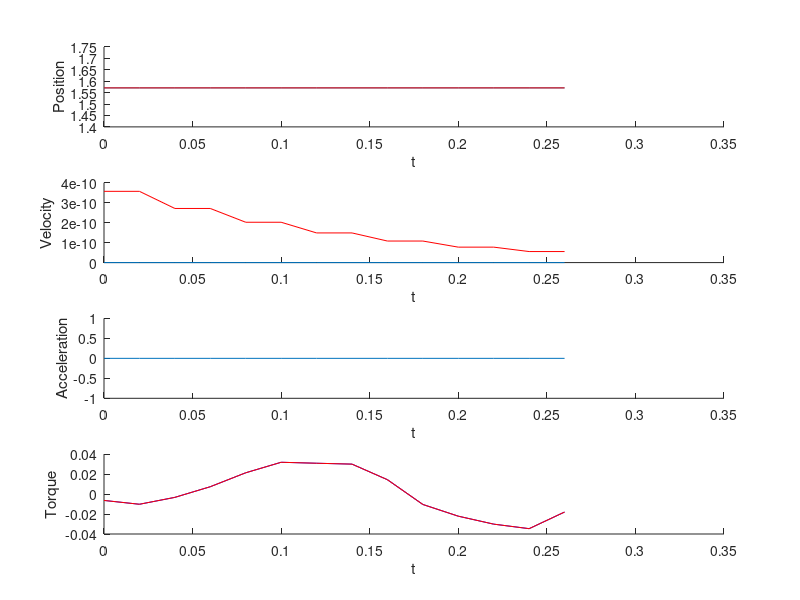
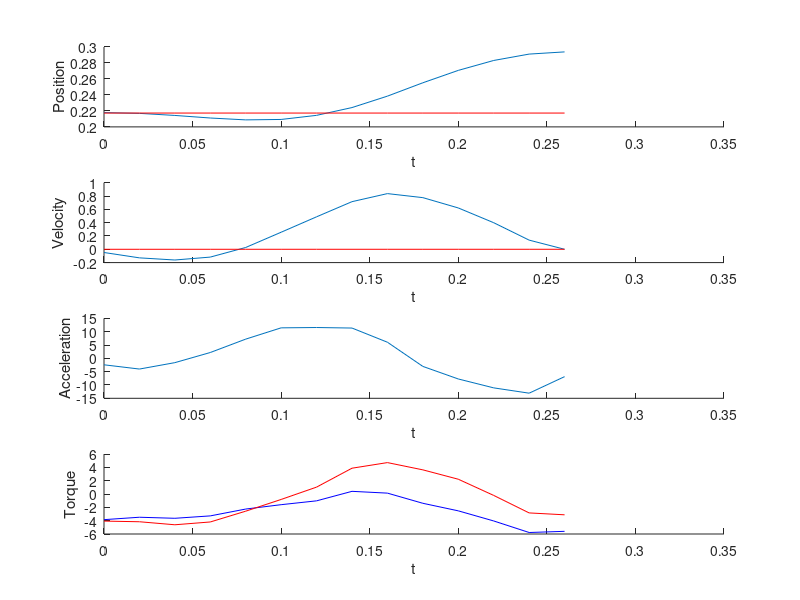
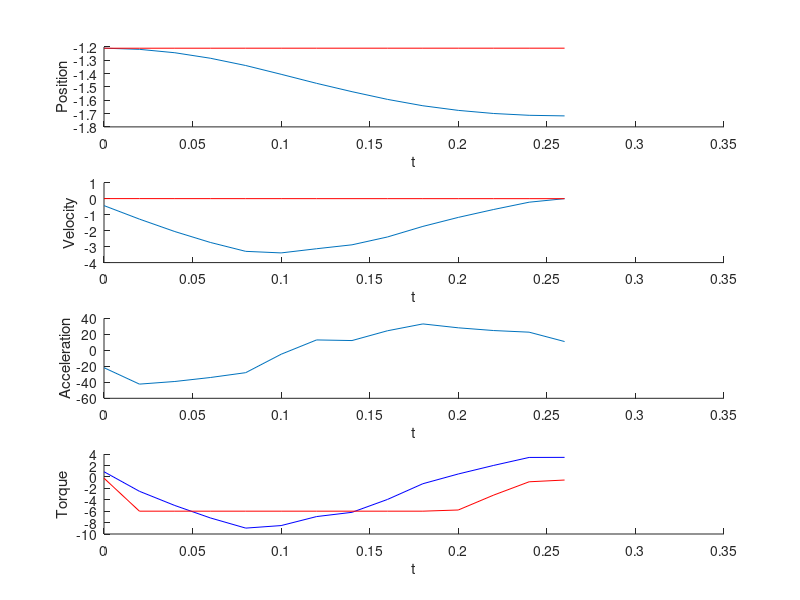
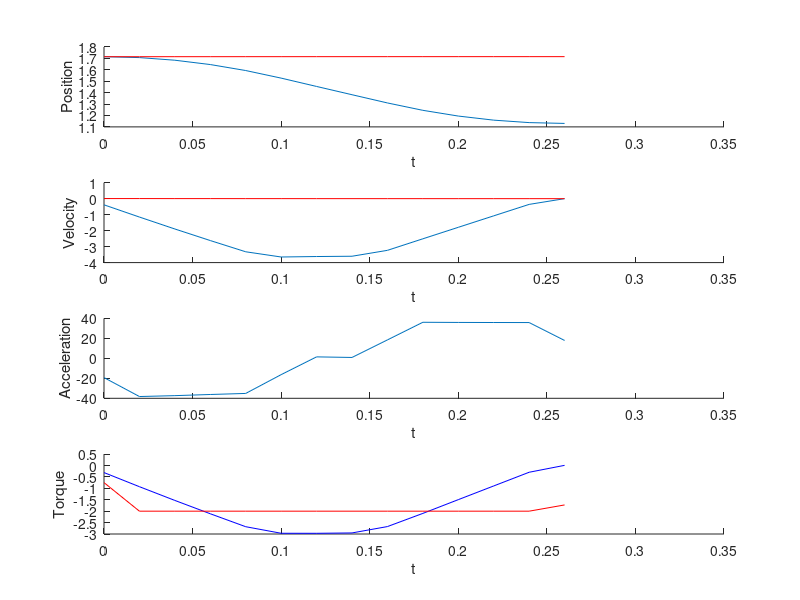

Write the MATLAB code that produced these figures, in order.
clear act_pos act_vel ff_tor req_pos req_vel req_acc pd_tor old_tor new_tor int_tor t
close all
fid = fopen('values/act_pos.txt','r')
read = fscanf(fid,'%f',[5,inf])
fclose(fid)
[m,n]=size(read)
for i=1:n
    act_pos(i,1:5)=read(1:5,i);
    t(i)=(i-1)*0.02;
end
t=t';
fid = fopen('values/req_pos.txt','r')
read = fscanf(fid,'%f',[5,inf])
fclose(fid)
[m,n]=size(read)
for i=1:n
    req_pos(i,1:5)=read(1:5,i);
end

fid = fopen('values/act_vel.txt','r')
read = fscanf(fid,'%f',[5,inf])
fclose(fid)
[m,n]=size(read)
for i=1:n
    act_vel(i,1:5)=read(1:5,i);
end

fid = fopen('values/req_vel.txt','r')
read = fscanf(fid,'%f',[5,inf])
fclose(fid)
[m,n]=size(read)
for i=1:n
    req_vel(i,1:5)=read(1:5,i);
end

fid = fopen('values/req_acc.txt','r')
read = fscanf(fid,'%f',[5,inf])
fclose(fid)
[m,n]=size(read)
for i=1:n
    req_acc(i,1:5)=read(1:5,i);
end

fid = fopen('values/ff_tor.txt','r')
read = fscanf(fid,'%f',[5,inf])
fclose(fid)
[m,n]=size(read)
for i=1:n
    ff_tor(i,1:5)=read(1:5,i);
end

fid = fopen('values/pd_tor.txt','r')
read = fscanf(fid,'%f',[5,inf])
fclose(fid)
[m,n]=size(read)
for i=1:n
    pd_tor(i,1:5)=read(1:5,i);
end

fid = fopen('values/old_tor.txt','r')
read = fscanf(fid,'%f',[5,inf])
fclose(fid)
[m,n]=size(read)
for i=1:n
    old_tor(i,1:5)=read(1:5,i);
    t(i)=(i-1)*0.02;
end

fid = fopen('values/new_tor.txt','r')
read = fscanf(fid,'%f',[5,inf])
fclose(fid)
[m,n]=size(read)
for i=1:n
    new_tor(i,1:5)=read(1:5,i);
    t(i)=(i-1)*0.02;
end

fid = fopen('values/int_tor.txt','r')
read = fscanf(fid,'%f',[5,inf])
fclose(fid)
[m,n]=size(read)
for i=1:n
    int_tor(i,1:5)=read(1:5,i);
    t(i)=(i-1)*0.02;
end

for j=1:5
figure(j);
subplot(4, 1, 1);
hold on;
plot(t, req_pos(:,j));
plot(t, act_pos(:,j),'r');
xlabel('t');
ylabel('Position');
subplot(4, 1, 2);
hold on;
plot(t, req_vel(:,j));
plot(t, act_vel(:,j),'r');
xlabel('t');
ylabel('Velocity');
subplot(4, 1, 3);
hold on;
plot(t, req_acc(:,j));
xlabel('t');
ylabel('Acceleration');
subplot(4, 1, 4);
hold on;
plot(t, ff_tor(:,j), 'b');
plot(t, pd_tor(:,j),'r');
xlabel('t');
ylabel('Torque');
end

figure(6)
for j=1:5
subplot(5,1,j)
hold on
plot(t, ff_tor(:,j), 'b');
plot(t, pd_tor(:,j),'r');
plot(t, old_tor(:,j), 'g');
plot(t, new_tor(:,j), 'c');
plot(t, int_tor(:,j), 'k');
xlabel('t');
ylabel('Torque');
end

